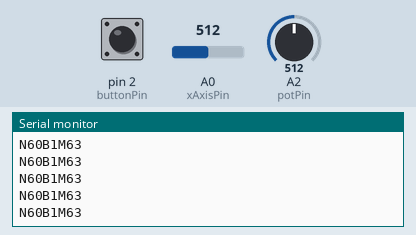
Recording of a sketch running on a simulated Arduino Uno, built with avr-gcc and run on an emulated ATmega328P. Parts: the last lines printed to the serial monitor. Inputs (shaded band) come from the test bench; at power-on: A0 (xAxisPin) = 512, A2 (potPin) = 512, pin 2 (buttonPin) HIGH.

Above: at 1.2 s.
1.3 s: A0 (xAxisPin) set to 716
At 1.31 s:
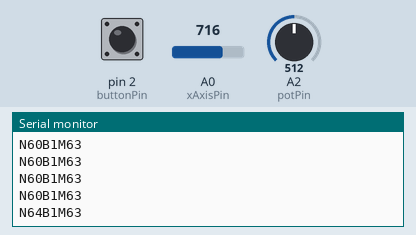
2.8 s: A2 (potPin) set to 716
At 2.82 s:
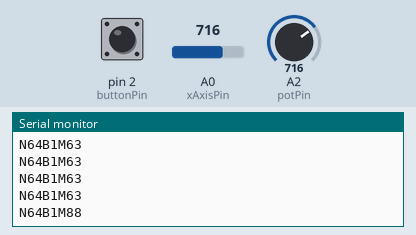
4.3 s: pin 2 (buttonPin) pulled LOW for 0.15 s
At 4.33 s:
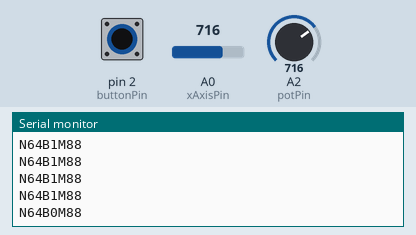
5.9 s: A0 (xAxisPin) set to 900
At 5.94 s:
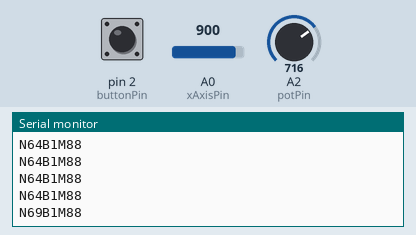
7.4 s: pin 2 (buttonPin) pulled LOW for 1 s
At 7.45 s:
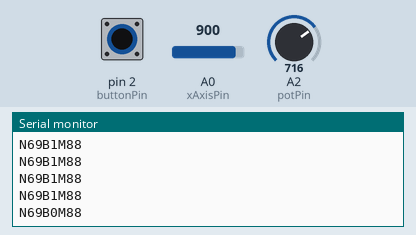
9.9 s: A2 (potPin) set to 900
At 9.97 s:
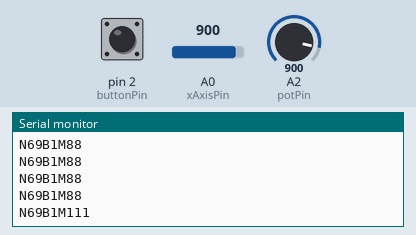
Timing chart, 0 to 12.4 s (numbered marks = the images above; inputs shaded):
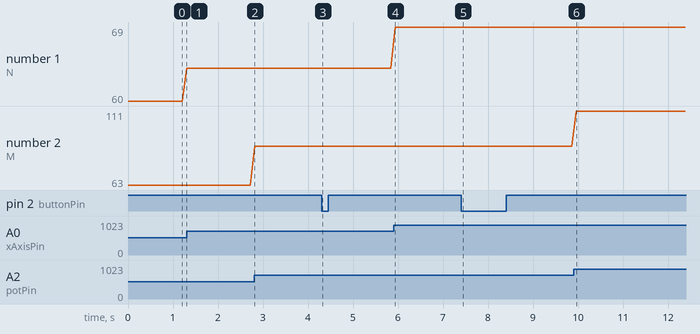

The sketch:

599a1Sketch.ino
```cpp
#include <Arduino.h>

const int xAxisPin = A0; // Joystick X-axis connected to A0
const int buttonPin = 2; // Button connected to digital pin 2
const int potPin = A2;   // Potentiometer connected to A2
bool buttonPressed = false; // Track if the button was pressed

void setup() {
  Serial.begin(9600);
  pinMode(buttonPin, INPUT_PULLUP); // Assuming active-low button
}

void loop() {
  int xAxisValue = analogRead(xAxisPin);
  int buttonState = digitalRead(buttonPin);
  int potValue = analogRead(potPin); // Read the potentiometer value

  // Map the joystick X-axis to a MIDI note range (e.g., 48 to 72 for C2 to C4)
  int note = map(xAxisValue, 0, 1023, 48, 72);

  // Map the potentiometer value to the MIDI modulation range (0 to 127)
  int modulation = map(potValue, 0, 1023, 0, 127);

  // Send joystick X-axis position, button state, and modulation value over serial
  Serial.print("N"); Serial.print(note);
  Serial.print("B"); Serial.print(buttonState);
  Serial.print("M"); Serial.println(modulation); // Send modulation value

  delay(100); // Adjust delay as needed
}
```

Measured:
- after the input at 1.3 s, the serial monitor: prints a new line at once (image 1)
- after the input at 2.8 s, the serial monitor: prints a new line at once (image 2)
- after the input at 4.3 s, the serial monitor: prints a new line at once (image 3)
- after the input at 5.9 s, the serial monitor: prints a new line at once (image 4)
- after the input at 7.4 s, the serial monitor: prints a new line after 0.05 s (image 5)
- after the input at 9.9 s, the serial monitor: prints a new line after 0.07 s (image 6)
- plotted number 1: 60 → 64 after the input at 1.3 s, 64 → 69 after the input at 5.9 s
- plotted number 2: 63 → 88 after the input at 2.8 s, 88 → 111 after the input at 9.9 s
